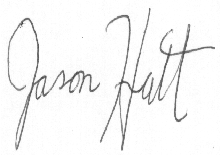
#> input picture signatures/resized_forg/forgeries_12_1.png, 220 x 155 px; its folder holds 4 pictures in this run
$ jupyter execute --allow-errors modelExperimentation.ipynb
#> lines starting #> are read from the running program, lines starting #| are printed output that depends on the picture; after the words box and inside, x2 and y2 are one past the last pixel; in counts of white or black regions, pixels touching at a corner belong together
[cell 1]
from PIL import Image
import numpy as np
import os
# [5 lines of commented-out code are left out]

import pprint
import matplotlib.pyplot as plt
import skimage as ski

#Additions for overfitting
# from tensorflow.keras.callbacks import EarlyStopping
# from keras.callbacks import EarlyStopping

import tensorflow as tf
from tensorflow import keras
from tensorflow.keras import layers, models, regularizers, callbacks
from tensorflow.keras.callbacks import EarlyStopping

# Resize Data #

[cell 2]
# [9 lines left out: function resize_images, not called in this run]

[cell 3]
# notebook_dir = os.getcwd()
# resize_images(os.path.join(notebook_dir, "signatures/full_forg"), os.path.join(notebook_dir, "signatures/resized_forg"), 220, 155)

### Clean Resized Data ###

[cell 4]
FORG_DATA_PATH = "signatures/resized_forg"
ORG_DATA_PATH = "signatures/resized_org"


'''
For each image,
    converts to black and white,
    turns into an np array, and
    stores it in dict as:
        forgeries[IMAGE_NAME]
            or
        originals[IMAGE_NAME]
'''
forgeries = {}
for filename in os.listdir(FORG_DATA_PATH):
    name = filename.split(".")[0]
    filepath = FORG_DATA_PATH + "/" + filename
    with Image.open(filepath) as img:
        # Manual conversion to B&W using otsu thresholding
#> img is the input picture: PIL image 220x155 P; min 66, max 255, mean 245.2
        greyscale = img.convert('L')
        threshold = ski.filters.threshold_otsu(np.asarray(greyscale))
#> threshold = 193
        thresholded = greyscale.point( lambda p: 255 if p > threshold else 0 )
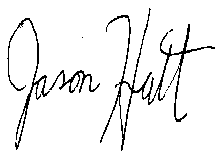
#> thresholded: PIL image 220x155 L; 93.7% white; black in thin lines or dots, all inside (x1, y1, x2, y2) = (7, 8, 215, 151)
        black_and_white = thresholded.convert('1')

        forgeries[name] = np.array(black_and_white)
#> pass 2 of the loop `for filename in os.listdir(FORG_DATA_PATH):`:
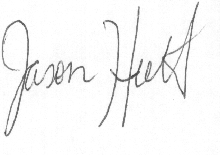
#> input picture signatures/resized_forg/forgeries_12_18.png, 220 x 155 px
#> img is the input picture: PIL image 220x155 P; min 66, max 255, mean 246.1
#> `thresholded = greyscale.point( lambda p: 255 if p > threshold else 0 )`:
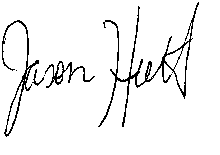
#> thresholded: PIL image 220x155 L; 94.4% white; black in thin lines or dots, all inside (x1, y1, x2, y2) = (2, 2, 199, 137)
#> pass 3 of the loop `for filename in os.listdir(FORG_DATA_PATH):`:
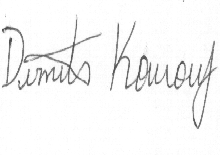
#> input picture signatures/resized_forg/forgeries_13_14.png, 220 x 155 px
#> img is the input picture: PIL image 220x155 P; min 70, max 255, mean 245.7
#> threshold = 194
#> `thresholded = greyscale.point( lambda p: 255 if p > threshold else 0 )`:
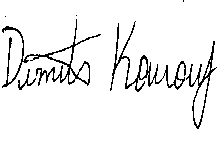
#> thresholded: PIL image 220x155 L; 93.9% white; black in thin lines or dots, all inside (x1, y1, x2, y2) = (2, 0, 217, 129)
#> the loop made 4 passes; the first 3 are shown

originals = {}
#> (the rest of this cell did not finish here and is left out)

### Format into testing/training data ###

[cell 5]
# Reformat into sig_dict[user_id] -> {"originals": {}, "forgeries", {}}

sig_dict = {}

for key in forgeries.keys():
    user_id = key.split("_")[1]
    sig_number = key.split("_")[2]

    if user_id in sig_dict.keys():
        sig_dict[user_id]["forgeries"][sig_number] = forgeries[key]
    else:
        sig_dict[user_id] = {"forgeries" : {sig_number : forgeries[key]},
                             "originals" : {}
                             }
#> this loop made 4 passes
#> (key, user_id, sig_number) on passes 1 to 4: ('forgeries_12_1', '12', '1'), ('forgeries_12_18', '12', '18'), ('forgeries_13_14', '13', '14'), ('forgeries_13_2', '13', '2')
#> after the loop, sig_dict = 2 items

for key in originals.keys():
    user_id = key.split("_")[1]
    sig_number = key.split("_")[2]
    sig_dict[user_id]["originals"][sig_number] = originals[key]
#> this loop made 0 passes
    # sig_dict[user_id]["originals"][sig_number] = "org"

'''
Current format:
sig_dict = {
    [user number] : {
            "forgeries" : {"1": [first_forgery],
                           "2": [second_forgery],
                           ...},
            "originals" : "1": [first_original],
                           "2": [second_original],
                           ...}
            }
    "2" : { ...
    }
'''

[cell 6]
x_train, y_train = [], []
x_test, y_test = [], []

# labels: 1 == genuine:genuine, 0 == genuine:forgery
# The first 44 users will be train and the remaining 11 will be in testing

for user_id in sig_dict.keys():
    user_sigs = sig_dict[user_id]

    if int(user_id) <= 44:
        # TRAINING DATA

        for reference_sig_id in user_sigs["originals"]:
            reference_original = user_sigs["originals"][reference_sig_id]

            # Iterate through all other signatures and make a data point
            # Originals
            for org_id in user_sigs["originals"]:
                if org_id == reference_sig_id: continue
                org_image = user_sigs["originals"][org_id]

                x_train.append((reference_original, org_image))
                y_train.append(1)

            # Forgeries
            for forg_id in user_sigs["forgeries"]:
                forg_image = user_sigs["forgeries"][forg_id]

                x_train.append((reference_original, forg_image))
                y_train.append(0)


    else:
        #TESTING

        for reference_sig_id in user_sigs["originals"]:
            reference_original = user_sigs["originals"][reference_sig_id]

            # Iterate through all other signatures and make a data point
            # Originals
            for org_id in user_sigs["originals"]:
                if org_id == reference_sig_id: continue
                org_image = user_sigs["originals"][org_id]

                x_test.append((reference_original, org_image))
                y_test.append(1)

            # Forgeries
            for forg_id in user_sigs["forgeries"]:
                forg_image = user_sigs["forgeries"][forg_id]

                x_test.append((reference_original, forg_image))
                y_test.append(0)
#> this loop made 2 passes
#> user_id on passes 1 to 2: '12', '13'
#> after the loop, x_test = []; x_train = []; y_test = []; y_train = []

x_train = np.array(x_train, dtype='float32')
#> x_train = empty array
y_train = np.array(y_train, dtype='float32')
#> y_train = empty array
x_test = np.array(x_test, dtype='float32')
#> x_test = empty array
y_test = np.array(y_test, dtype='float32')
#> y_test = empty array

[cell 7]
x_train.shape
x_test.shape
#> Out = (0,)

#> (a cell that did not finish here is left out)

[cell 9]
def visualize(pairs, labels, to_show=6, num_col=3, predictions=None, test=False):
    """Creates a plot of pairs and labels, and prediction if it's test dataset.

    Arguments:
        pairs: Numpy Array, of pairs to visualize, having shape
               (Number of pairs, 2, 28, 28).
        to_show: Int, number of examples to visualize (default is 6)
                `to_show` must be an integral multiple of `num_col`.
                 Otherwise it will be trimmed if it is greater than num_col,
                 and incremented if if it is less then num_col.
        num_col: Int, number of images in one row - (default is 3)
                 For test and train respectively, it should not exceed 3 and 7.
        predictions: Numpy Array of predictions with shape (to_show, 1) -
                     (default is None)
                     Must be passed when test=True.
        test: Boolean telling whether the dataset being visualized is
              train dataset or test dataset - (default False).

    Returns:
        None.
    """
#> called with pairs = array of shape (0,), labels = array of shape (0,), to_show = 50, num_col = 5, test = False

    # Define num_row
    # If to_show % num_col != 0
    #    trim to_show,
    #       to trim to_show limit num_row to the point where
    #       to_show % num_col == 0
    #
    # If to_show//num_col == 0
    #    then it means num_col is greater then to_show
    #    increment to_show
    #       to increment to_show set num_row to 1
    num_row = to_show // num_col if to_show // num_col != 0 else 1

    # `to_show` must be an integral multiple of `num_col`
    #  we found num_row and we have num_col
    #  to increment or decrement to_show
    #  to make it integral multiple of `num_col`
    #  simply set it equal to num_row * num_col
    to_show = num_row * num_col

    # Plot the images
    fig, axes = plt.subplots(num_row, num_col, figsize=(5, 5))
    for i in range(to_show):
        # If the number of rows is 1, the axes array is one-dimensional
        if num_row == 1:
            ax = axes[i % num_col]
        else:
            ax = axes[i // num_col, i % num_col]

        ax.imshow(tf.concat([pairs[i][0], pairs[i][1]], axis=1), cmap="gray")
        ax.set_axis_off()
        if test:
            ax.set_title("True: {} | Pred: {:.5f}".format(labels[i], predictions[i][0]))
        else:
            ax.set_title("Label: {}".format(labels[i]))
    if test:
        plt.tight_layout(rect=(0, 0, 1.9, 1.9), w_pad=0.0)
    else:
        plt.tight_layout(rect=(0, 0, 1.5, 1.5))
    plt.show()
